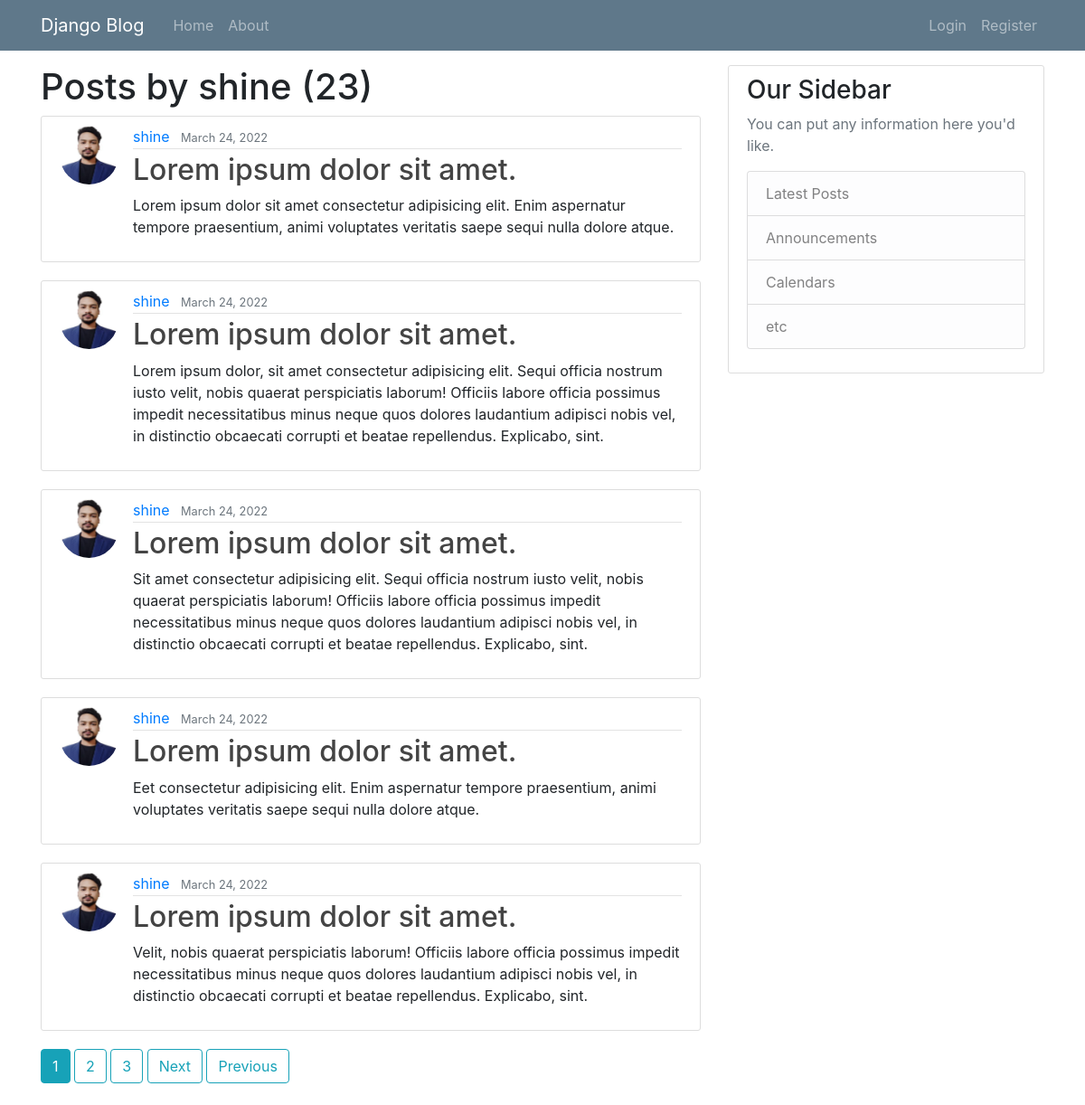
Page /user/shine/ on the committed database.
### blog/models.py (models this page shows, shortened)
class Post(models.Model):
    title = models.CharField(max_length=30)
    content = models.TextField()
    date_posted = models.DateTimeField(default=timezone.now)
    author = models.ForeignKey(User, on_delete=models.CASCADE)

### users/models.py (models this page shows, shortened)
class Profile(models.Model):
    user = models.OneToOneField(User, on_delete=models.CASCADE)
    image = models.ImageField(default='profile_pics/default.png', upload_to='profile_pics')

### blog/views.py (the view)
# urls.py: path('user/<str:username>/', UserPostListView.as_view(), name='user-posts'),
class UserPostListView(ListView):
    model = Post
    template_name = 'blog/user_posts.html'
    context_object_name = 'posts'
    paginate_by = 5
    def get_queryset(self):
        user = get_object_or_404(User, username=self.kwargs.get('username'))
        return Post.objects.filter(author=user).order_by('-date_posted')

### blog/templates/blog/user_posts.html (shortened to what this page needs)
{% extends 'blog/base.html' %}
{% block content %}
<h1>Posts by {{ view.kwargs.username }} ({{ page_obj.paginator.count }})</h1>
    {% for post in posts %}
        <article class="media content-section">
            <img class="rounded-circle article-img" src="{{ post.author.profile.image.url }}" alt="">
            <div class="media-body">
            <div class="article-metadata">
                <a class="mr-2" href="{% url 'user-posts' post.author.username %}">{{ post.author.username }}</a>
                <small class="text-muted">{{ post.date_posted|date:'F d, Y' }}</small>
            </div>
            <h2><a class="article-title" href="{% url 'post-detail' post.id %}">{{ post.title }}</a></h2>
            <p class="article-content">{{ post.content }}</p>
            </div>
        </article>
    {% endfor %}
    {% if is_paginated %}
        {% for num in page_obj.paginator.page_range %}
            {% if page_obj.number == num %}
                <a class="btn btn-info mb-4" href="?page={{ num }}">{{ num }}</a>
            {% elif num > page_obj.number|add:'-3' and num < page_obj.number|add:'3' %}
                <a class="btn btn-outline-info mb-4" href="?page={{ num }}">{{ num }}</a>
            {% endif %}
        {% endfor %}
        {% if page_obj.has_next %}
            <a class="btn btn-outline-info mb-4" href="?page={{ page_obj.next_page_number }}">Next</a>
            <a class="btn btn-outline-info mb-4" href="?page={{ page_obj.paginator }}">Previous</a>
        {% endif %}
    {% endif %}
{% endblock content %}

### blog/templates/blog/base.html (shortened to what this page needs)
{% load static %}
<!DOCTYPE html>
<html lang="en">
<head>
    <link rel="stylesheet" type="text/css" href="{% static 'blog/main.css' %}">
         <link rel="stylesheet" href="https://cdn.jsdelivr.net/npm/bootstrap@4.0.0/dist/css/bootstrap.min.css">
</head>
<body>
    <header class="site-header">
        <nav class="navbar navbar-expand-md navbar-dark bg-steel">
          <div class="container">
            <a class="navbar-brand mr-4" href="{% url 'blog-home' %}">Django Blog</a>
            <div class="collapse navbar-collapse" id="navbarToggle">
              <div class="navbar-nav mr-auto">
                <a class="nav-item nav-link" href="{% url 'blog-home' %}">Home</a>
                <a class="nav-item nav-link" href="{% url 'blog-about' %}">About</a>
              </div>
              <div class="navbar-nav">
                {% if user.is_authenticated %}
                  <a href="{% url 'post-create' %}" class="nav-item nav-link">New post</a>
                  <a class="nav-item nav-link" href="{% url 'profile' %}">Profile</a>
                  <a class="nav-item nav-link" href="{% url 'logout' %}">Logout</a>
                {% else %}
                  <a class="nav-item nav-link" href="{% url 'login' %}">Login</a>
                  <a class="nav-item nav-link" href="{% url 'register' %}">Register</a>
                {% endif %}
              </div>
            </div>
          </div>
        </nav>
    </header>
      <main role="main" class="container mt-3">
        <div class="row">
          <div class="col-md-8">
            {% block content %}{% endblock %}
          </div>
          <div class="col-md-4">
            <div class="content-section">
              <h3>Our Sidebar</h3>
              <p class='text-muted'>You can put any information here you'd like.
                <ul class="list-group">
                  <li class="list-group-item list-group-item-light">Latest Posts</li>
                  <li class="list-group-item list-group-item-light">Announcements</li>
                  <li class="list-group-item list-group-item-light">Calendars</li>
                  <li class="list-group-item list-group-item-light">etc</li>
                </ul>
              </p>
            </div>
          </div>
        </div>
      </main>
</body>
</html>

### blog/static/blog/main.css (style rules this page uses)
body { background: #fafafa; color: #333333; margin-top: 5rem; }
h1, h2, h3, h4, h5, h6 { color: #444444; }
.bg-steel { background-color: #5f788a; }
.site-header .navbar-nav .nav-link { color: #cbd5db; }
.content-section { background: #ffffff; padding: 10px 20px; border: 1px solid #dddddd; border-radius: 3px; margin-bottom: 20px; }
.article-title { color: #444444; }
.article-content { white-space: pre-line; }
.article-img { height: 65px; width: 65px; margin-right: 16px; }
.article-metadata { padding-bottom: 1px; margin-bottom: 4px; border-bottom: 1px solid #e3e3e3 }

### rows in the picture
Post: author.profile.image (picture), author.username "shine", date_posted "March 24, 2022", title "Lorem ipsum dolor sit amet.", content "Lorem ipsum dolor sit amet consectetur adipisicing elit. Enim aspernatur tempore praesentium, animi voluptates veritatis saepe sequi nulla dolore atque."
Post: author.profile.image (picture), author.username "shine", date_posted "March 24, 2022", title "Lorem ipsum dolor sit amet.", content "Lorem ipsum dolor, sit amet consectetur adipisicing elit. Sequi officia nostrum iusto velit, nobis quaerat perspiciatis laborum! Officiis labore officia possimus impedit necessitatibus minus neque quos dolores laudantium adipisci nobis vel, in distinctio obcaecati corrupti et beatae repellendus. Explicabo, sint."
Post: author.profile.image (picture), author.username "shine", date_posted "March 24, 2022", title "Lorem ipsum dolor sit amet.", content "Sit amet consectetur adipisicing elit. Sequi officia nostrum iusto velit, nobis quaerat perspiciatis laborum! Officiis labore officia possimus impedit necessitatibus minus neque quos dolores laudantium adipisci nobis vel, in distinctio obcaecati corrupti et beatae repellendus. Explicabo, sint."
Post: author.profile.image (picture), author.username "shine", date_posted "March 24, 2022", title "Lorem ipsum dolor sit amet.", content "Eet consectetur adipisicing elit. Enim aspernatur tempore praesentium, animi voluptates veritatis saepe sequi nulla dolore atque."
Post: author.profile.image (picture), author.username "shine", date_posted "March 24, 2022", title "Lorem ipsum dolor sit amet.", content "Velit, nobis quaerat perspiciatis laborum! Officiis labore officia possimus impedit necessitatibus minus neque quos dolores laudantium adipisci nobis vel, in distinctio obcaecati corrupti et beatae repellendus. Explicabo, sint."

### other values in the picture
{{ view.kwargs.username }} "shine"
{{ page_obj.paginator.count }} "23"
{{ num }} "1"
{{ num }} "2" "3"
